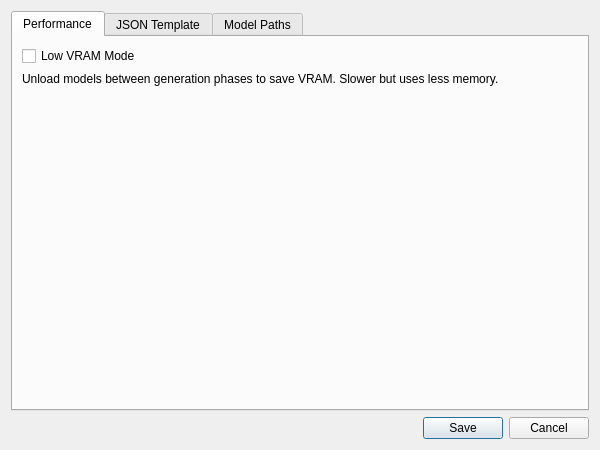
<?xml version="1.0" encoding="UTF-8"?>
                             <ui version="4.0">
                                 <class>AdvancedSettingsDialog</class>
		<widget class="QDialog" name="AdvancedSettingsDialog">
			                                     <property name="geometry">
			                                         <rect>
			                                         <x>0</x>
			                                         <y>0</y>
			                                         <width>600</width>
			                                         <height>450</height>
			                                         </rect>
			                                         </property>
			                                         <property name="windowTitle">
			                                             <string>Advanced Settings</string>
			                                             </property>
			<layout class="QVBoxLayout" name="verticalLayout">
				                                                 <item>
				<widget class="QTabWidget" name="tabWidget">
					                                                     <property name="currentIndex">
					                                                         <number>0</number>
					                                                         </property>
					<widget class="QWidget" name="performanceTab">
						                                                             <attribute name="title">
						                                                                 <string>Performance</string>
						                                                                 </attribute>
						<layout class="QVBoxLayout" name="performanceLayout">
							                                                                     <item>
							<widget class="QCheckBox" name="lowVramCheckBox">
								                                                                         <property name="text">
								                                                                             <string>Low VRAM Mode</string>
								                                                                         </property>
								                                                                         </widget>
								                                                                         </item>
								<item>
							<widget class="QLabel" name="lowVramLabel">
								                                                                         <property name="text">
								                                                                             <string>Unload models between generation phases to save VRAM. Slower but uses less memory.</string>
								                                                                         </property>
								                                                                         <property name="wordWrap">
								                                                                                 <bool>true</bool>
								                                                                         </property>
								                                                                         </widget>
								                                                                         </item>
								<item>
							<spacer name="verticalSpacer">
							                                 <property name="orientation">
							                                     <enum>Qt::Vertical</enum>
							                                 </property>
							                                 <property name="sizeHint" stdset="0">
							                                     <size>
							                                         <width>20</width>
							                                         <height>40</height>
							                                     </size>
							                                 </property>
							                             </spacer>
							                             </item>
							                             </layout>
							                             </widget>
					<widget class="QWidget" name="jsonTab">
						                                                             <attribute name="title">
						                                                                 <string>JSON Template</string>
						                                                                 </attribute>
						<layout class="QVBoxLayout" name="jsonLayout">
							                                                                     <item>
							<widget class="QLabel" name="jsonLabel">
								                                                                         <property name="text">
								                                                                             <string>JSON Template for AceStep generation:</string>
								                                                                             </property>
								                                                                             <property name="wordWrap">
								                                                                                 <bool>true</bool>
								                                                                                 </property>
								                                                                                 </widget>
								                                                                                 </item>
								                                                                                 <item>
								<widget class="QTextEdit" name="jsonTemplateEdit"/>
									                                                                                     </item>
									                                                                                     </layout>
									                                                                                     </widget>
									<widget class="QWidget" name="pathsTab">
										                                                                                         <attribute name="title">
										                                                                                             <string>Model Paths</string>
										                                                                                             </attribute>
										<layout class="QFormLayout" name="pathsLayout">
											                                                                                                 <property name="fieldGrowthPolicy">
											                                                                                                     <enum>QFormLayout::FieldGrowthPolicy::AllNonFixedFieldsGrow</enum>
											                                                                                                     </property>
											<item row="0" column="0">
											<widget class="QLabel" name="aceStepLabel">
											                                                                                                             <property name="text">
											                                                                                                                 <string>AceStep Path:</string>
											                                                                                                                 </property>
											                                                                                                                 </widget>
											                                                                                                                 </item>
											<item row="0" column="1">
											<layout class="QHBoxLayout" name="aceStepLayout">
											                                                                                                                         <item>
											<widget class="QLineEdit" name="aceStepPathEdit"/>
											                                                                                                                             </item>
											                                                                                                                             <item>
											<widget class="QPushButton" name="aceStepBrowseButton">
											                                                                                                                                 <property name="text">
											                                                                                                                                     <string>Browse...</string>
											                                                                                                                                     </property>
											                                                                                                                                     </widget>
											                                                                                                                                     </item>
											                                                                                                                                     </layout>
											                                                                                                                                     </item>
											<item row="1" column="0">
											<widget class="QLabel" name="qwen3Label">
											                                                                                                                                             <property name="text">
											                                                                                                                                                 <string>Qwen3 Model:</string>
											                                                                                                                                                 </property>
											                                                                                                                                                 </widget>
											                                                                                                                                                 </item>
											<item row="1" column="1">
											<layout class="QHBoxLayout" name="qwen3Layout">
											                                                                                                                                                         <item>
											<widget class="QLineEdit" name="qwen3ModelEdit"/>
											                                                                                                                                                             </item>
											                                                                                                                                                             <item>
											<widget class="QPushButton" name="qwen3BrowseButton">
											                                                                                                                                                                 <property name="text">
											                                                                                                                                                                     <string>Browse...</string>
											                                                                                                                                                                     </property>
											                                                                                                                                                                     </widget>
											                                                                                                                                                                     </item>
											                                                                                                                                                                     </layout>
											                                                                                                                                                                     </item>
											<item row="2" column="0">
											<widget class="QLabel" name="textEncoderLabel">
											                                                                                                                                                                             <property name="text">
											                                                                                                                                                                                 <string>Text Encoder Model:</string>
											                                                                                                                                                                                 </property>
											                                                                                                                                                                                 </widget>
											                                                                                                                                                                                 </item>
											<item row="2" column="1">
											<layout class="QHBoxLayout" name="textEncoderLayout">
											                                                                                                                                                                                         <item>
											<widget class="QLineEdit" name="textEncoderEdit"/>
											                                                                                                                                                                                             </item>
											                                                                                                                                                                                             <item>
											<widget class="QPushButton" name="textEncoderBrowseButton">
											                                                                                                                                                                                                 <property name="text">
											                                                                                                                                                                                                     <string>Browse...</string>
											                                                                                                                                                                                                     </property>
											                                                                                                                                                                                                     </widget>
											                                                                                                                                                                                                     </item>
											                                                                                                                                                                                                     </layout>
											                                                                                                                                                                                                     </item>
											<item row="3" column="0">
											<widget class="QLabel" name="ditLabel">
											                                                                                                                                                                                                             <property name="text">
											                                                                                                                                                                                                                 <string>DiT Model:</string>
											                                                                                                                                                                                                                 </property>
											                                                                                                                                                                                                                 </widget>
											                                                                                                                                                                                                                 </item>
											<item row="3" column="1">
											<layout class="QHBoxLayout" name="ditLayout">
											                                                                                                                                                                                                                         <item>
											<widget class="QLineEdit" name="ditModelEdit"/>
											                                                                                                                                                                                                                             </item>
											                                                                                                                                                                                                                             <item>
											<widget class="QPushButton" name="ditBrowseButton">
											                                                                                                                                                                                                                                 <property name="text">
											                                                                                                                                                                                                                                     <string>Browse...</string>
											                                                                                                                                                                                                                                     </property>
											                                                                                                                                                                                                                                     </widget>
											                                                                                                                                                                                                                                     </item>
											                                                                                                                                                                                                                                     </layout>
											                                                                                                                                                                                                                                     </item>
											<item row="4" column="0">
											<widget class="QLabel" name="vaeLabel">
											                                                                                                                                                                                                                                             <property name="text">
											                                                                                                                                                                                                                                                 <string>VAE Model:</string>
											                                                                                                                                                                                                                                                 </property>
											                                                                                                                                                                                                                                                 </widget>
											                                                                                                                                                                                                                                                 </item>
											<item row="4" column="1">
											<layout class="QHBoxLayout" name="vaeLayout">
											                                                                                                                                                                                                                                                         <item>
											<widget class="QLineEdit" name="vaeModelEdit"/>
											                                                                                                                                                                                                                                                             </item>
											                                                                                                                                                                                                                                                             <item>
											<widget class="QPushButton" name="vaeBrowseButton">
											                                                                                                                                                                                                                                                                 <property name="text">
											                                                                                                                                                                                                                                                                     <string>Browse...</string>
											                                                                                                                                                                                                                                                                     </property>
											                                                                                                                                                                                                                                                                     </widget>
											                                                                                                                                                                                                                                                                     </item>
											                                                                                                                                                                                                                                                                     </layout>
											                                                                                                                                                                                                                                                                     </item>
											                                                                                                                                                                                                                                                                     </layout>
											                                                                                                                                                                                                                                                                     </widget>
											                                                                                                                                                                                                                                                                     </widget>
											                                                                                                                                                                                                                                                                     </item>
											                                                                                                                                                                                                                                                                     <item>
											<widget class="QDialogButtonBox" name="buttonBox">
											                                                                                                                                                                                                                                                                         <property name="standardButtons">
											                                                                                                                                                                                                                                                                             <set>QDialogButtonBox::StandardButton::Cancel|QDialogButtonBox::StandardButton::Save</set>
											                                                                                                                                                                                                                                                                             </property>
											                                                                                                                                                                                                                                                                             </widget>
											                                                                                                                                                                                                                                                                             </item>
											                                                                                                                                                                                                                                                                             </layout>
											                                                                                                                                                                                                                                                                             </widget>
											                                                                                                                                                                                                                                                                             <resources/>
											                                                                                                                                                                                                                                                                             <connections>
											                                                                                                                                                                                                                                                                             <connection>
											                                                                                                                                                                                                                                                                             <sender>buttonBox</sender>
											                                                                                                                                                                                                                                                                             <signal>accepted()</signal>
												                                                                                                                                                                                                                                                                             <receiver>AdvancedSettingsDialog</receiver>
												                                                                                                                                                                                                                                                                             <slot>accept()</slot>
												                                                                                                                                                                                                                                                                             <hints>
												                                                                                                                                                                                                                                                                             <hint type="sourcelabel">
												                                                                                                                                                                                                                                                                                 <x>248</x>
												                                                                                                                                                                                                                                                                                 <y>254</y>
												                                                                                                                                                                                                                                                                                 </hint>
												                                                                                                                                                                                                                                                                                 <hint type="destinationlabel">
												                                                                                                                                                                                                                                                                                     <x>157</x>
												                                                                                                                                                                                                                                                                                     <y>254</y>
												                                                                                                                                                                                                                                                                                     </hint>
												                                                                                                                                                                                                                                                                                     </hints>
												                                                                                                                                                                                                                                                                                     </connection>
												                                                                                                                                                                                                                                                                                     <connection>
												                                                                                                                                                                                                                                                                                     <sender>buttonBox</sender>
												                                                                                                                                                                                                                                                                                     <signal>rejected()</signal>
												                                                                                                                                                                                                                                                                                     <receiver>AdvancedSettingsDialog</receiver>
												                                                                                                                                                                                                                                                                                     <slot>reject()</slot>
												                                                                                                                                                                                                                                                                                     <hints>
												                                                                                                                                                                                                                                                                                     <hint type="sourcelabel">
												                                                                                                                                                                                                                                                                                         <x>316</x>
												                                                                                                                                                                                                                                                                                         <y>260</y>
												                                                                                                                                                                                                                                                                                         </hint>
												                                                                                                                                                                                                                                                                                         <hint type="destinationlabel">
												                                                                                                                                                                                                                                                                                             <x>286</x>
												                                                                                                                                                                                                                                                                                             <y>260</y>
												                                                                                                                                                                                                                                                                                             </hint>
												                                                                                                                                                                                                                                                                                             </hints>
												                                                                                                                                                                                                                                                                                             </connection>
												                                                                                                                                                                                                                                                                                             </connections>
												                                                                                                                                                                                                                                                                                             </ui>
